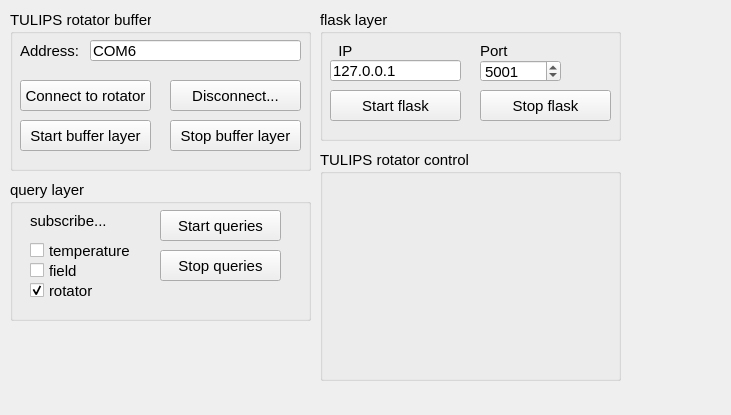
<?xml version="1.0" encoding="UTF-8"?>
<ui version="4.0">
 <class>Form</class>
 <widget class="QWidget" name="Form">
  <property name="geometry">
   <rect>
    <x>0</x>
    <y>0</y>
    <width>731</width>
    <height>415</height>
   </rect>
  </property>
  <property name="font">
   <font>
    <family>Arial</family>
    <pointsize>11</pointsize>
   </font>
  </property>
  <property name="windowTitle">
   <string>Form</string>
  </property>
  <widget class="QGroupBox" name="gb_flask">
   <property name="geometry">
    <rect>
     <x>320</x>
     <y>10</y>
     <width>301</width>
     <height>131</height>
    </rect>
   </property>
   <property name="title">
    <string>flask layer</string>
   </property>
   <widget class="QPushButton" name="pb_stop_flask">
    <property name="geometry">
     <rect>
      <x>160</x>
      <y>80</y>
      <width>131</width>
      <height>31</height>
     </rect>
    </property>
    <property name="text">
     <string>Stop flask</string>
    </property>
   </widget>
   <widget class="QLabel" name="label_ip">
    <property name="geometry">
     <rect>
      <x>10</x>
      <y>30</y>
      <width>131</width>
      <height>21</height>
     </rect>
    </property>
    <property name="text">
     <string>  IP</string>
    </property>
   </widget>
   <widget class="QLabel" name="label_port">
    <property name="geometry">
     <rect>
      <x>160</x>
      <y>30</y>
      <width>101</width>
      <height>21</height>
     </rect>
    </property>
    <property name="text">
     <string>Port</string>
    </property>
   </widget>
   <widget class="QPushButton" name="pb_start_flask">
    <property name="geometry">
     <rect>
      <x>10</x>
      <y>80</y>
      <width>131</width>
      <height>31</height>
     </rect>
    </property>
    <property name="text">
     <string>Start flask</string>
    </property>
   </widget>
   <widget class="QSpinBox" name="sb_port">
    <property name="geometry">
     <rect>
      <x>160</x>
      <y>50</y>
      <width>81</width>
      <height>22</height>
     </rect>
    </property>
    <property name="minimum">
     <number>1024</number>
    </property>
    <property name="maximum">
     <number>49151</number>
    </property>
    <property name="value">
     <number>5001</number>
    </property>
   </widget>
   <widget class="QLineEdit" name="le_ip">
    <property name="geometry">
     <rect>
      <x>10</x>
      <y>50</y>
      <width>131</width>
      <height>21</height>
     </rect>
    </property>
    <property name="text">
     <string>127.0.0.1</string>
    </property>
    <property name="placeholderText">
     <string>127.0.0.1</string>
    </property>
   </widget>
  </widget>
  <widget class="QGroupBox" name="gb_query">
   <property name="geometry">
    <rect>
     <x>10</x>
     <y>180</y>
     <width>301</width>
     <height>141</height>
    </rect>
   </property>
   <property name="title">
    <string>query layer</string>
   </property>
   <widget class="QPushButton" name="pb_stop_query">
    <property name="geometry">
     <rect>
      <x>150</x>
      <y>70</y>
      <width>121</width>
      <height>31</height>
     </rect>
    </property>
    <property name="text">
     <string>Stop queries</string>
    </property>
   </widget>
   <widget class="QLabel" name="label_subscribe">
    <property name="geometry">
     <rect>
      <x>20</x>
      <y>30</y>
      <width>161</width>
      <height>21</height>
     </rect>
    </property>
    <property name="text">
     <string>subscribe...</string>
    </property>
   </widget>
   <widget class="QCheckBox" name="cb_temperature">
    <property name="geometry">
     <rect>
      <x>20</x>
      <y>60</y>
      <width>151</width>
      <height>21</height>
     </rect>
    </property>
    <property name="text">
     <string>temperature</string>
    </property>
    <property name="checkable">
     <bool>true</bool>
    </property>
    <property name="checked">
     <bool>false</bool>
    </property>
   </widget>
   <widget class="QCheckBox" name="cb_rotator">
    <property name="geometry">
     <rect>
      <x>20</x>
      <y>100</y>
      <width>151</width>
      <height>21</height>
     </rect>
    </property>
    <property name="text">
     <string>rotator</string>
    </property>
    <property name="checked">
     <bool>true</bool>
    </property>
   </widget>
   <widget class="QCheckBox" name="cb_field">
    <property name="geometry">
     <rect>
      <x>20</x>
      <y>80</y>
      <width>151</width>
      <height>21</height>
     </rect>
    </property>
    <property name="text">
     <string>field</string>
    </property>
    <property name="checkable">
     <bool>true</bool>
    </property>
    <property name="checked">
     <bool>false</bool>
    </property>
   </widget>
   <widget class="QPushButton" name="pb_start_query">
    <property name="geometry">
     <rect>
      <x>150</x>
      <y>30</y>
      <width>121</width>
      <height>31</height>
     </rect>
    </property>
    <property name="text">
     <string>Start queries</string>
    </property>
   </widget>
  </widget>
  <widget class="QGroupBox" name="gb_buffer">
   <property name="geometry">
    <rect>
     <x>10</x>
     <y>10</y>
     <width>301</width>
     <height>161</height>
    </rect>
   </property>
   <property name="title">
    <string>TULIPS rotator buffer</string>
   </property>
   <widget class="QLineEdit" name="le_address">
    <property name="geometry">
     <rect>
      <x>80</x>
      <y>30</y>
      <width>211</width>
      <height>21</height>
     </rect>
    </property>
    <property name="text">
     <string>COM6</string>
    </property>
   </widget>
   <widget class="QLabel" name="label_address">
    <property name="geometry">
     <rect>
      <x>10</x>
      <y>30</y>
      <width>61</width>
      <height>21</height>
     </rect>
    </property>
    <property name="text">
     <string>Address:</string>
    </property>
   </widget>
   <widget class="QPushButton" name="pb_connect">
    <property name="geometry">
     <rect>
      <x>10</x>
      <y>70</y>
      <width>131</width>
      <height>31</height>
     </rect>
    </property>
    <property name="text">
     <string>Connect to rotator</string>
    </property>
   </widget>
   <widget class="QPushButton" name="pb_disconnect">
    <property name="geometry">
     <rect>
      <x>160</x>
      <y>70</y>
      <width>131</width>
      <height>31</height>
     </rect>
    </property>
    <property name="text">
     <string>Disconnect...</string>
    </property>
   </widget>
   <widget class="QPushButton" name="pb_start_buffer">
    <property name="geometry">
     <rect>
      <x>10</x>
      <y>110</y>
      <width>131</width>
      <height>31</height>
     </rect>
    </property>
    <property name="text">
     <string>Start buffer layer</string>
    </property>
   </widget>
   <widget class="QPushButton" name="pb_stop_buffer">
    <property name="geometry">
     <rect>
      <x>160</x>
      <y>110</y>
      <width>131</width>
      <height>31</height>
     </rect>
    </property>
    <property name="text">
     <string>Stop buffer layer</string>
    </property>
   </widget>
  </widget>
  <widget class="QGroupBox" name="gb_rotator">
   <property name="geometry">
    <rect>
     <x>320</x>
     <y>150</y>
     <width>301</width>
     <height>231</height>
    </rect>
   </property>
   <property name="title">
    <string>TULIPS rotator control</string>
   </property>
   <widget class="QWidget" name="widget_rotator" native="true">
    <property name="geometry">
     <rect>
      <x>0</x>
      <y>20</y>
      <width>301</width>
      <height>211</height>
     </rect>
    </property>
   </widget>
  </widget>
 </widget>
 <resources/>
 <connections/>
</ui>
